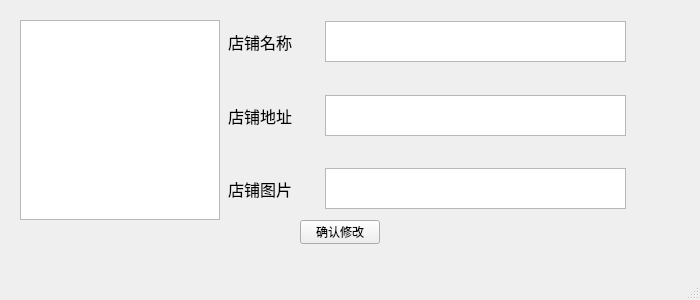
<?xml version="1.0" encoding="UTF-8"?>
<ui version="4.0">
 <class>home</class>
 <widget class="QMainWindow" name="home">
  <property name="geometry">
   <rect>
    <x>0</x>
    <y>0</y>
    <width>700</width>
    <height>300</height>
   </rect>
  </property>
  <property name="minimumSize">
   <size>
    <width>700</width>
    <height>300</height>
   </size>
  </property>
  <property name="maximumSize">
   <size>
    <width>700</width>
    <height>300</height>
   </size>
  </property>
  <property name="windowTitle">
   <string>MainWindow</string>
  </property>
  <widget class="QWidget" name="centralwidget">
   <widget class="QGraphicsView" name="photo">
    <property name="geometry">
     <rect>
      <x>20</x>
      <y>20</y>
      <width>200</width>
      <height>200</height>
     </rect>
    </property>
    <property name="minimumSize">
     <size>
      <width>200</width>
      <height>200</height>
     </size>
    </property>
    <property name="maximumSize">
     <size>
      <width>200</width>
      <height>200</height>
     </size>
    </property>
   </widget>
   <widget class="QPushButton" name="change">
    <property name="geometry">
     <rect>
      <x>300</x>
      <y>220</y>
      <width>80</width>
      <height>24</height>
     </rect>
    </property>
    <property name="text">
     <string>确认修改</string>
    </property>
   </widget>
   <widget class="QTextEdit" name="storeaddress">
    <property name="geometry">
     <rect>
      <x>325</x>
      <y>95</y>
      <width>301</width>
      <height>41</height>
     </rect>
    </property>
   </widget>
   <widget class="QLabel" name="label">
    <property name="geometry">
     <rect>
      <x>228</x>
      <y>21</y>
      <width>91</width>
      <height>41</height>
     </rect>
    </property>
    <property name="font">
     <font>
      <pointsize>12</pointsize>
     </font>
    </property>
    <property name="text">
     <string>店铺名称</string>
    </property>
   </widget>
   <widget class="QTextEdit" name="storename">
    <property name="geometry">
     <rect>
      <x>325</x>
      <y>21</y>
      <width>301</width>
      <height>41</height>
     </rect>
    </property>
   </widget>
   <widget class="QLabel" name="label_2">
    <property name="geometry">
     <rect>
      <x>228</x>
      <y>95</y>
      <width>91</width>
      <height>41</height>
     </rect>
    </property>
    <property name="font">
     <font>
      <pointsize>12</pointsize>
     </font>
    </property>
    <property name="text">
     <string>店铺地址</string>
    </property>
   </widget>
   <widget class="QTextEdit" name="storephoto">
    <property name="geometry">
     <rect>
      <x>325</x>
      <y>168</y>
      <width>301</width>
      <height>41</height>
     </rect>
    </property>
   </widget>
   <widget class="QLabel" name="label_3">
    <property name="geometry">
     <rect>
      <x>228</x>
      <y>168</y>
      <width>91</width>
      <height>41</height>
     </rect>
    </property>
    <property name="font">
     <font>
      <pointsize>12</pointsize>
     </font>
    </property>
    <property name="text">
     <string>店铺图片</string>
    </property>
   </widget>
  </widget>
  <widget class="QMenuBar" name="menubar">
   <property name="geometry">
    <rect>
     <x>0</x>
     <y>0</y>
     <width>700</width>
     <height>21</height>
    </rect>
   </property>
  </widget>
  <widget class="QStatusBar" name="statusbar"/>
 </widget>
 <resources/>
 <connections/>
</ui>
